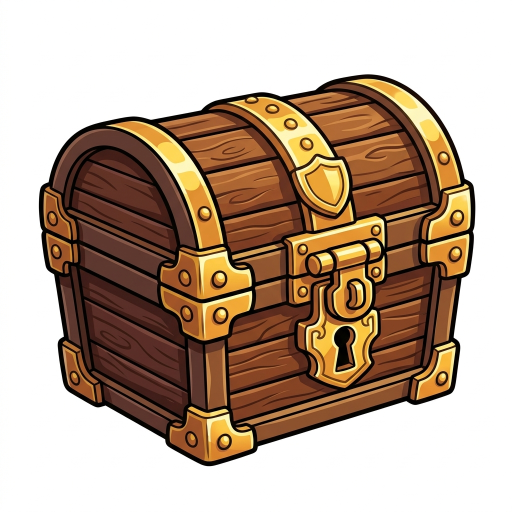
#> input picture Tools/ImageGen/Examples/chest.png, 1024 x 1024 px (shown at 1/2 size)
$ python make_editor_icon.py Examples/chest.png --out out.png
#> lines starting #> are read from the running program, lines starting #| are printed output that depends on the picture; after the words box and inside, x2 and y2 are one past the last pixel; in counts of white or black regions, pixels touching at a corner belong together
### Tools/ImageGen/gemini_image.py
"""Shared client for Gemini image tools (Nano Banana 2). Used by the CLI scripts in this folder."""

import base64
import io
import json
import os
import sys
import time
import urllib.error
import urllib.request

import numpy as np
from PIL import Image

DEFAULT_MODEL = "gemini-3.1-flash-image"  # Nano Banana 2
API_URL = "https://generativelanguage.googleapis.com/v1beta/models/{model}:generateContent?key={key}"
OPENROUTER_URL = "https://openrouter.ai/api/v1/chat/completions"
ASPECT_RATIOS = ["1:1", "2:3", "3:2", "3:4", "4:3", "4:5", "5:4", "9:16", "16:9", "21:9"]
IMAGE_SIZES = ["1K", "2K", "4K"]

SYSTEM_GENERATE = """\
You are an art asset generator for a 2D game engine. Produce a single, clean,
production-ready image that exactly matches the user's description.
Rules: no watermarks, no signatures, no captions or text unless explicitly requested -
in particular never render words from the description as text on the image;
no borders or frames; the subject must be fully inside the canvas, never cropped by
the edges; consistent lighting; a crisp, readable silhouette suitable for use as a
game sprite, icon or texture."""

SYSTEM_EDIT = """\
You are an image editing tool in a 2D game engine art pipeline. Apply ONLY the change
the user requests to the provided image. Preserve everything else exactly: composition,
style, palette, lighting, proportions and level of detail. Do not add watermarks,
signatures, text, borders or extra elements. Output a single edited image."""

SYSTEM_WHITE_BG = """\
You are a sprite generator for a 2D game engine. Render exactly one subject as described
by the user, centered on a completely flat, pure white background (#FFFFFF).
Hard rules: the background is uniform pure white - no gradients, no cast shadows, no
vignette, no floor or ground plane, no reflections; the subject does not touch the image
edges and has a clear margin around it; no watermarks, no text. Semi-transparent parts
(glass, glow, thin hair) may blend naturally into the white background."""

SYSTEM_BLACK_BG = """\
You are a precise image processing tool. Replace the background of the provided image with
completely flat, pure black (#000000). Keep the foreground subject absolutely unchanged:
identical position, scale, colors, lighting, edges and details. Do not redraw, restyle,
move or recolor the subject in any way - only the white background becomes pure black.
No watermarks, no text."""

SYSTEM_ISOLATE_WHITE = """\
You are an image processing tool for extracting game sprites. The provided image is a
cropped region containing one main subject. Keep that subject pixel-identical - same
position, scale, colors, lighting and details - and replace everything around it with a
completely flat, pure white background (#FFFFFF). No gradients, no shadows, no watermarks,
no text."""

SYSTEM_EXTRACT_PART = """\
You are an image processing tool for extracting elements from 2D game images. You keep
the requested element exactly as it appears and erase everything else to pure white.
No watermarks, no text, no borders."""


class GeminiError(Exception):
    pass


# [196 lines left out: functions load_api_key, load_openrouter_key, provider, _image_part, _data_url, _generate_openrouter and 2 more, not called in this run]


BLACK_BG_INSTRUCTION = ("Replace the white background of this image with pure black (#000000). "
                        "Keep the subject exactly as it is.")
ISOLATE_INSTRUCTION = ("Keep the main subject of this image unchanged and replace everything "
                       "around it with a pure white background (#FFFFFF).")

TRANSPARENT_ATTEMPTS = 5
CORNER_ALPHA_MAX = 16


# [81 lines left out: functions has_transparent_corner, white_to_rgba, render_transparent, isolate_transparent, extract_part_prompt, extract_part and 1 more, not called in this run]


def save_png(image, out_path):
    os.makedirs(os.path.dirname(os.path.abspath(out_path)), exist_ok=True)
    image.save(out_path, format="PNG")
    return f"saved: {out_path} ({image.size[0]}x{image.size[1]}, {image.mode})"


def add_common_args(parser):
    parser.add_argument("--model", default=DEFAULT_MODEL, help="model id (default: %(default)s)")
    parser.add_argument("-v", "--verbose", action="store_true", help="print the prompts sent to the model")

### Tools/ImageGen/make_editor_icon.py
#!/usr/bin/env python3
"""Post-process a generated o2 editor asset icon to match the editor icon set.

Takes a white-background render (e.g. from generate_image.py), keys the background out
with a border flood fill (the white/black alpha trick fails for near-white icons),
scales the body to the set's size, centers it and adds the set's soft drop shadow
(fitted to existing icons: gaussian sigma 4, offset +2px, intensity 0.148).

Usage: python3 make_editor_icon.py render.png --out UI4_big_xxx_icon.png [--body 25] [--canvas 40]
"""

import argparse
import sys
from collections import deque

import numpy as np
from PIL import Image, ImageFilter

import gemini_image as gi


def flood_background_alpha(image, tolerance=12):
#> called with tolerance = 12
    rgba = np.asarray(image.convert("RGBA"), dtype=np.float32)
    a = rgba[..., 3:4] / 255.0
#> a: shape (1024, 1024, 1) float32; every value is 1
    rgb = (rgba[..., :3] * a + 255.0 * (1.0 - a)).astype(np.uint8)
#> rgb is the input picture: shape (1024, 1024, 3); mean R, G, B 187.9, 166.6, 148.7
    # key on the border's dominant color: generated backgrounds are not always pure white
    border = np.concatenate([rgb[0], rgb[-1], rgb[:, 0], rgb[:, -1]])
    key = np.median(border, axis=0)
#> key = [255, 255, 255]
    near_white = (np.abs(rgb.astype(np.int16) - key).max(axis=2) <= tolerance)
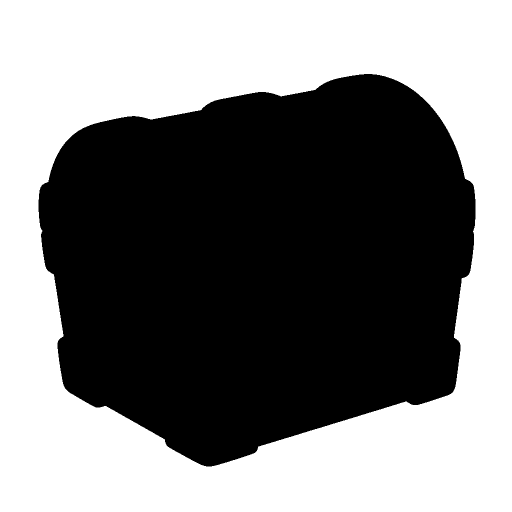
#> near_white: shape (1024, 1024) bool (shown at 1/2 size); 49.6% white; 1 white region, box (x1, y1, x2, y2) and area: (0, 0, 1024, 1024) 519804
    h, w = near_white.shape
#> h = 1024; w = 1024
    bg = np.zeros((h, w), bool)
    dq = deque()
    for x in range(w):
        for y in (0, h - 1):
            if near_white[y, x]:
                bg[y, x] = True; dq.append((y, x))
#> bg: shape (1024, 1024) bool; 0.2% white in thin lines or dots
    for y in range(h):
        for x in (0, w - 1):
            if near_white[y, x]:
                bg[y, x] = True; dq.append((y, x))
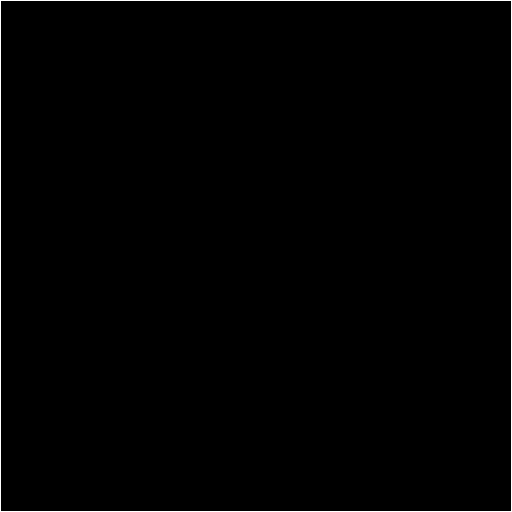
#> bg: shape (1024, 1024) bool (shown at 1/2 size); 0.39% white in thin lines or dots
    while dq:
        y, x = dq.popleft()
        for ny, nx in ((y - 1, x), (y + 1, x), (y, x - 1), (y, x + 1)):
            if 0 <= ny < h and 0 <= nx < w and near_white[ny, nx] and not bg[ny, nx]:
                bg[ny, nx] = True; dq.append((ny, nx))
    alpha = np.where(bg, 0, 255).astype(np.uint8)
    out = np.dstack([rgb, alpha])
    out[bg] = 0
    return Image.fromarray(out, "RGBA")


def make_icon(image, body_max=25, canvas_size=40, center=19.0,
              shadow_sigma=4.0, shadow_k=0.148, shadow_offset=2):
#> called with body_max = 25, canvas_size = 40, center = 19, shadow_sigma = 4, shadow_k = 0.148, shadow_offset = 2
    a = np.asarray(image)[..., 3]
    ys, xs = np.where(a > 8)
    image = image.crop((xs.min(), ys.min(), xs.max() + 1, ys.max() + 1))
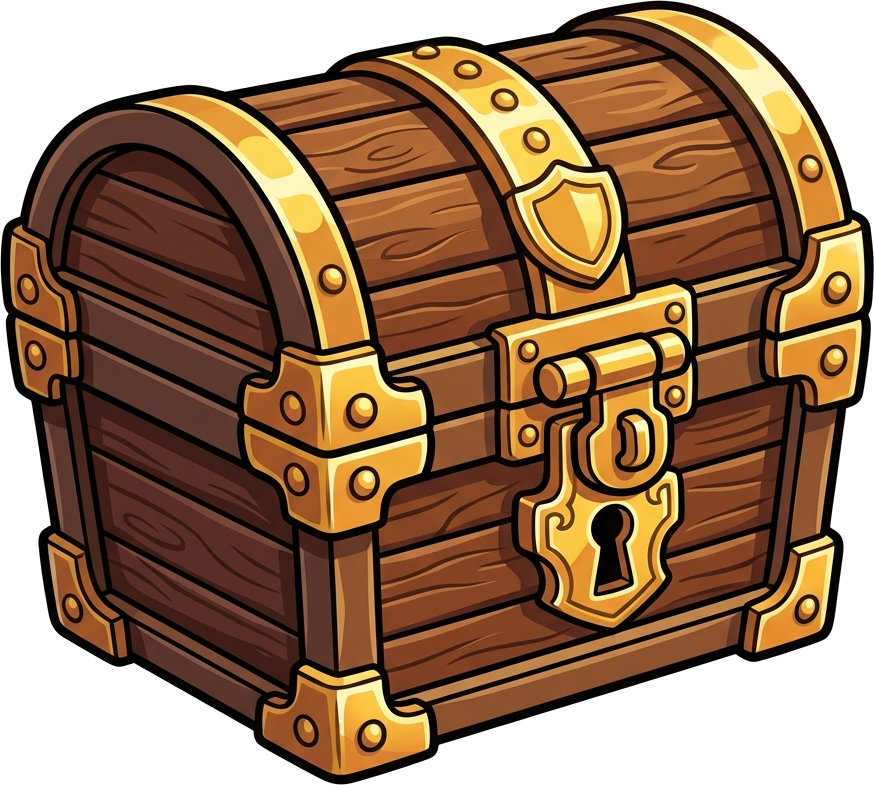
#> image: PIL image 874x785 RGBA; mean R, G, B, A 94.1, 61.6, 34.3, 196.5; transparent parts drawn white
    scale = body_max / max(image.width, image.height)
#> scale = 0.0286
    image = image.resize((max(1, round(image.width * scale)), max(1, round(image.height * scale))),
                         Image.LANCZOS)
#> image: PIL image 25x22 RGBA
    x0 = round(center - (image.width - 1) / 2.0)
#> x0 = 7
    y0 = round(center - (image.height - 1) / 2.0)
#> y0 = 8

    # blur on a padded canvas so the shadow is not clipped by the 40x40 bounds
    pad = int(shadow_sigma * 3)
    side = canvas_size + pad * 2
    body = Image.new("RGBA", (side, side), (0, 0, 0, 0))
#> body: PIL image 64x64 RGBA; every value is 0
    body.alpha_composite(image, (x0 + pad, y0 + pad))
    blurred = np.asarray(body.getchannel("A").filter(ImageFilter.GaussianBlur(shadow_sigma)), np.float32)
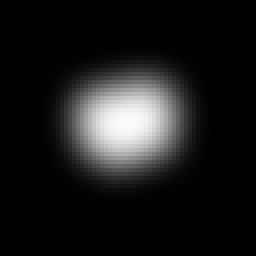
#> blurred: shape (64, 64) float32 (shown 4 times larger); min 0, max 252, mean 26.4
    shadow_a = np.clip(np.roll(blurred * shadow_k, (shadow_offset, shadow_offset), axis=(0, 1)),
                       0, 255).astype(np.uint8)
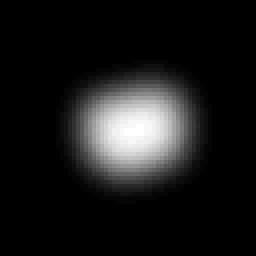
#> shadow_a: shape (64, 64) (shown 4 times larger); min 0, max 37, mean 3.7; drawn with min black and max white
    shadow = np.zeros((side, side, 4), np.uint8)
    shadow[..., 3] = shadow_a
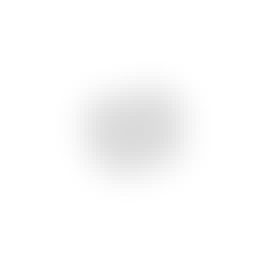
#> shadow: shape (64, 64, 4) (shown 4 times larger); mean of channels 0, 1, 2, 3 0, 0, 0, 3.7; transparent parts drawn white
    canvas = Image.fromarray(shadow, "RGBA")
    canvas.alpha_composite(body)
    return canvas.crop((pad, pad, pad + canvas_size, pad + canvas_size))
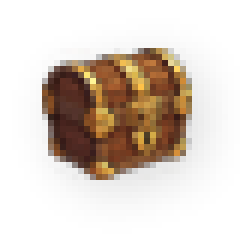
#> returned value: PIL image 40x40 RGBA (shown 6 times larger); mean R, G, B, A 34, 22.4, 12.5, 70.4; transparent parts drawn white


def main():
    parser = argparse.ArgumentParser(description=__doc__.splitlines()[0])
    parser.add_argument("image", help="white-background render of the icon")
    parser.add_argument("--out", required=True, help="output icon PNG path")
    parser.add_argument("--body", type=int, default=25, help="body size, px of max dimension (default 25)")
    parser.add_argument("--canvas", type=int, default=40, help="canvas size (default 40)")
    args = parser.parse_args()

    icon = make_icon(flood_background_alpha(Image.open(args.image)),
                     body_max=args.body, canvas_size=args.canvas,
                     center=(args.canvas - 2) / 2.0)
    print(gi.save_png(icon, args.out))
#| saved: out.png (40x40, RGBA)


if __name__ == "__main__":
    try:
        main()
    except gi.GeminiError as e:
        sys.exit(f"error: {e}")

$ run again, on Tools/ImageGen/Examples/potion.png
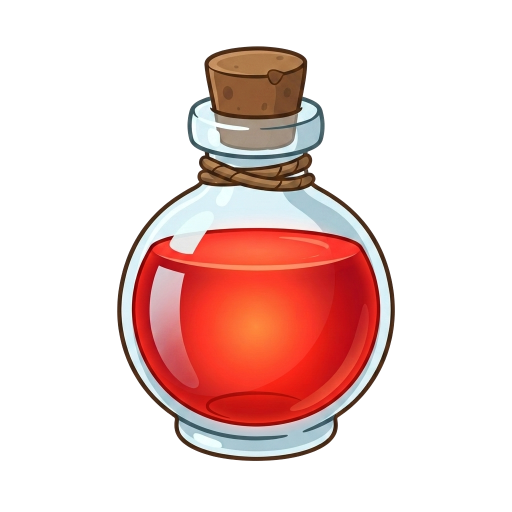
#> input picture Tools/ImageGen/Examples/potion.png, 1024 x 1024 px (shown at 1/2 size)
#> in flood_background_alpha, `a = rgba[..., 3:4] / 255.0`:
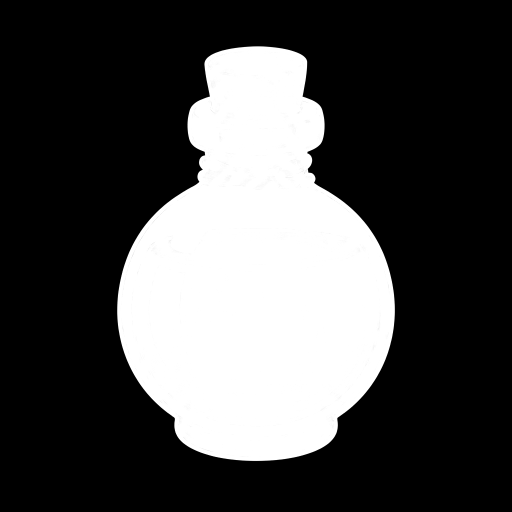
#> a: shape (1024, 1024, 1) float32 (shown at 1/2 size); min 0, max 1, mean 0.293
#> key = [255, 255, 255]
#> near_white: shape (1024, 1024) bool; 70.7% white; 18 black regions (17 under 20 px), largest, box (x1, y1, x2, y2) and area: (234, 92, 790, 922) 307128
#> in make_icon, `return canvas.crop((pad, pad, pad + canvas_size, pad + canvas_size))`:
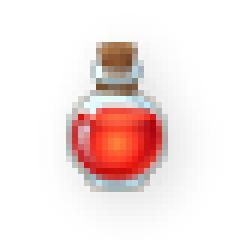
#> returned value: PIL image 40x40 RGBA (shown 6 times larger); mean R, G, B, A 37.7, 22.1, 19.9, 47.8; transparent parts drawn white
#| saved: out.png (40x40, RGBA)
